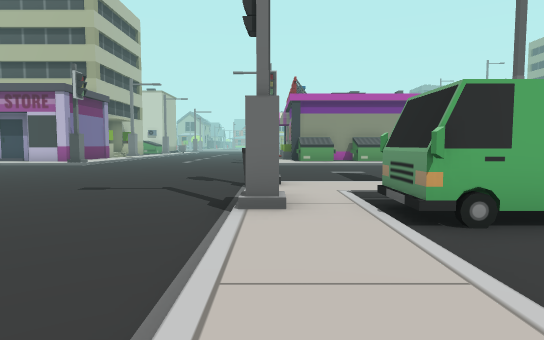
[1] (above)

19 first-person views from a walk through a scene from a Unity 3-D project. The camera is 1.4 m above the floor, tilts 4° down and sees 75° across. The floor is counted in squares, 2 m on a side. Each view is taken from the middle of a square. On the plan, view 1 faces up. The plan holds only what a view shows up to about 11 squares ahead; the rest is blank. The place goes on beyond the plan.

[2]
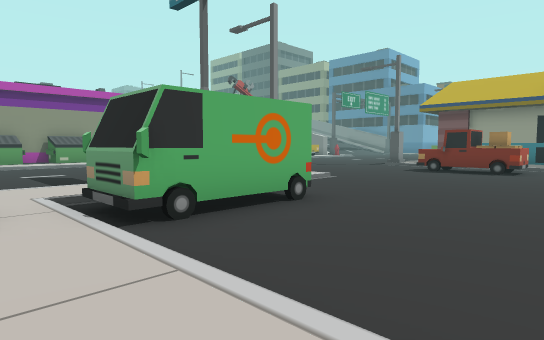

[3]
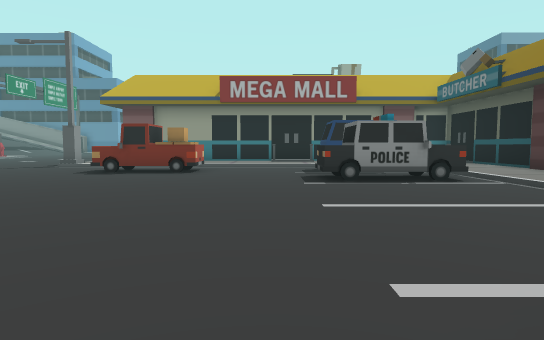

[4]
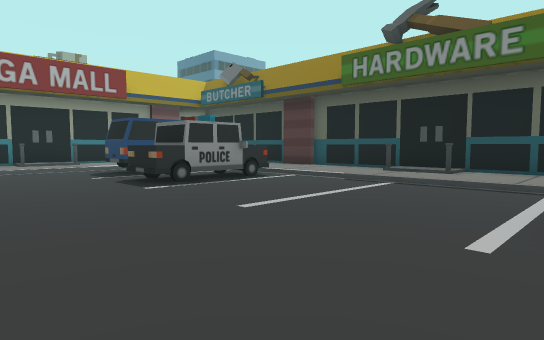

[5]
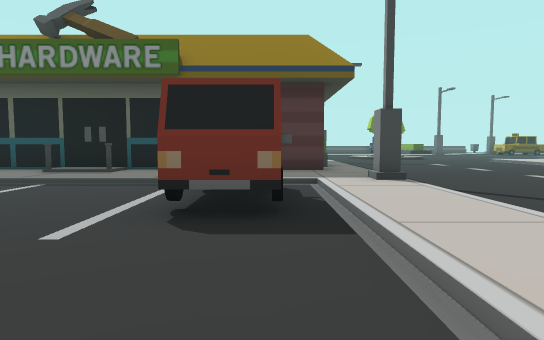

[6]
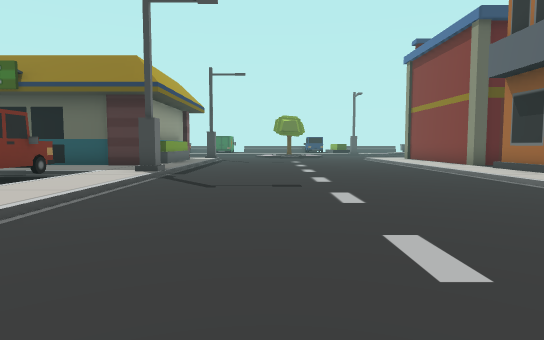

[7]
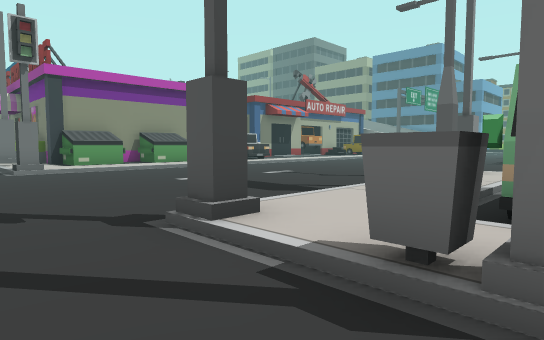

[8]
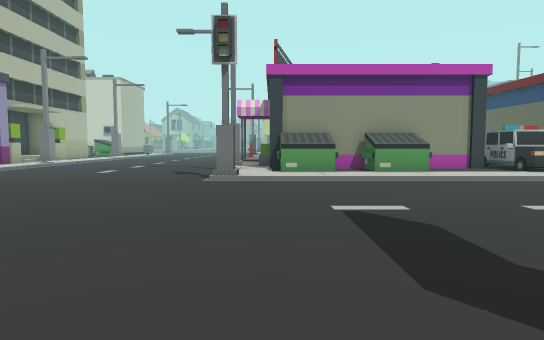

[9]
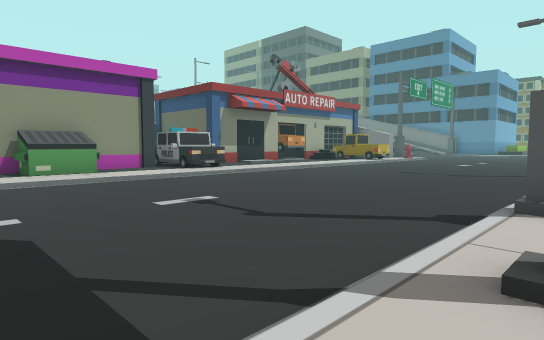

[10]
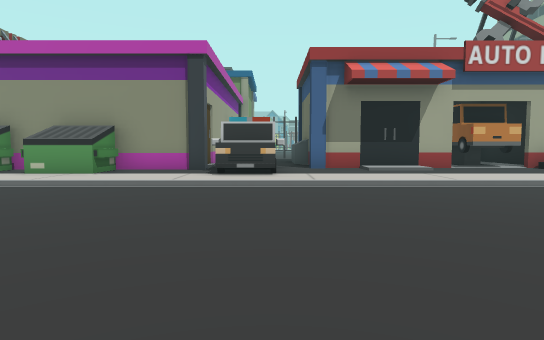

[11]
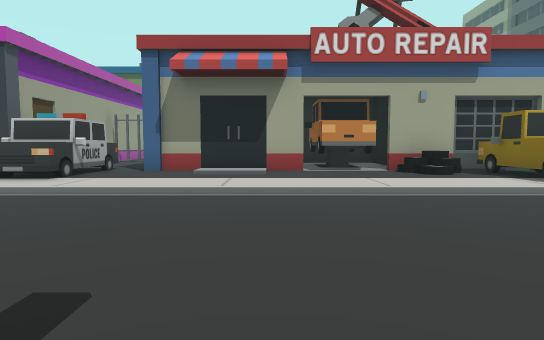

[12]
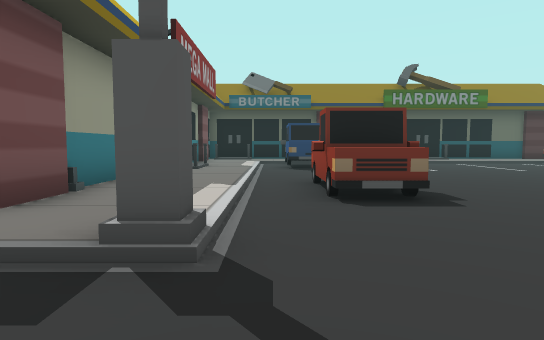

[13]
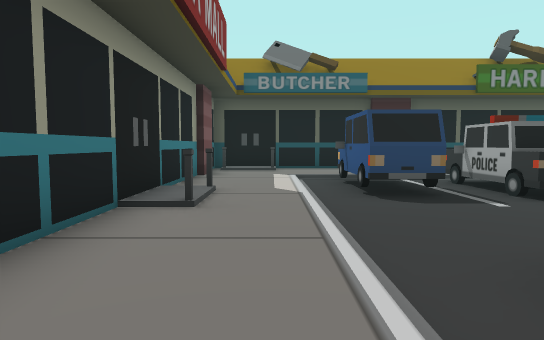

[14]
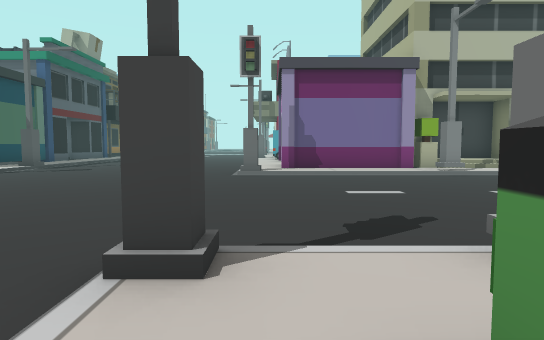

[15]
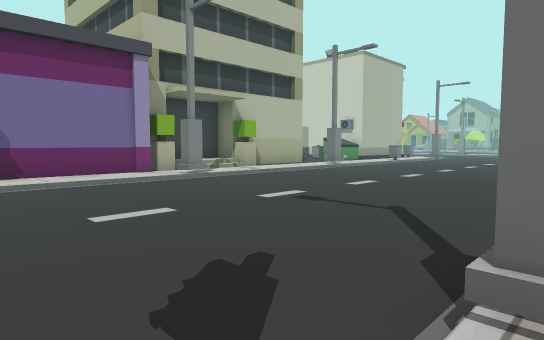

[16]
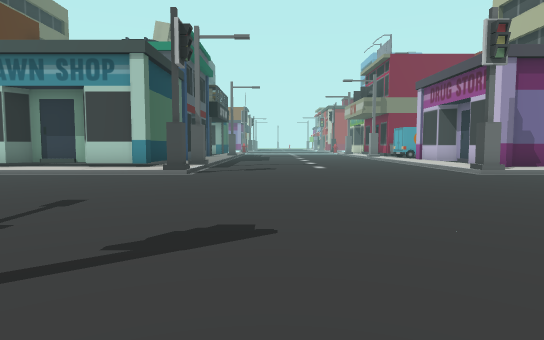

[17]
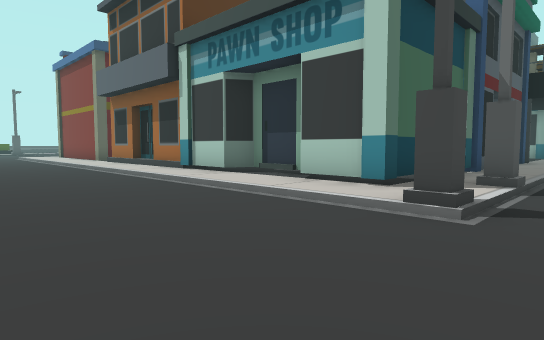

[18]
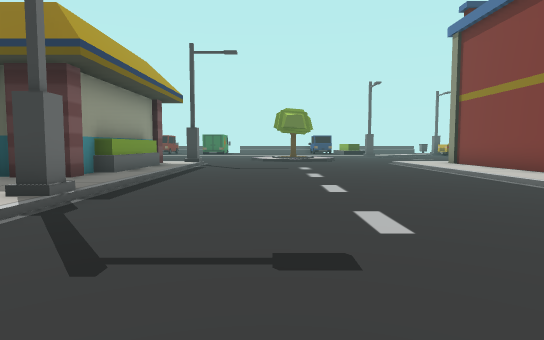

[19]
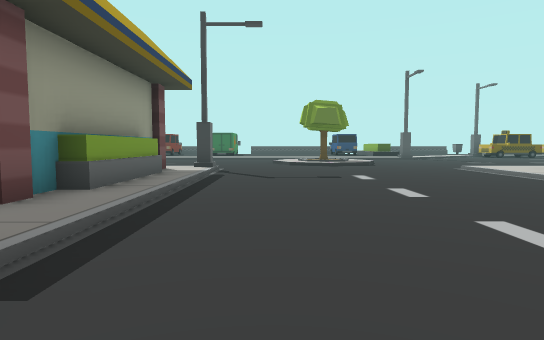

### Floor plan
Key: @ floor where view 1 was taken; # wall or solid block; . main floor; : floor 0.25 m higher than the main floor; / step, stairs or slope; B building; O other object.
Columns run from 10 left of view 1 to 17 right of it. Each row starts with its distance up from view 1.
 25     .....  B
 24    ......  B
 23  B ......
 22  //......
 21  //.......
 20 #B/....... B            B #
 19 ##:....... B     # :#   BB#
 18  #:.......       # O#   BB##
 17  #:.......########OO#: /:BO#
 16  #:.......:OOOOO::OO::::::/:
 15 :::.......::::::::OO::::::/:
 14 //O.......O/////////////////
 13 ...........................
 12 ...........................
 11 ..........................
 10 .........................
  9 ..........................
  8 ..........................
  7 //O.......O//////#......#/
  6 :::.......:/::#:::......:::
  5 ##:.......O/O.O.........::#
  4 ##:.......#/O #......OO.::#
  3 #::.......:/.........OO.::#
  2 #::.......:/.........OO.::#
  1 ##:.......:/............::#
  0  #:.......@/............:##
 -1  #:.......:/.......OO...:##
 -2  #:.......:/OO.....OO.O.::#
 -3  //.......:/O .....OOOO.::#
 -4  #:.......#/O .....OO.O.::#
 -5  #:.......::::::::::::::::#
 -6  ::.......::::::##::::::###
 -7 ##:.......:###############
 -8  #:.......:#
 -9  #:.......:#
-10  #:.......:#
-11  #:.......:#
-12   :.......:#

Positions as (right, up) in squares from view 1, and headings:
1: (0, 0), facing up
2: (0, 0), facing up-right
3: (2, 0), facing right
4: (3, 2), facing down-right
5: (2, 2), facing down
6: (-3, 4), facing down
7: (-2, 4), facing up-right
8: (1, 6), facing up
9: (2, 6), facing up-right
10: (9, 8), facing up
11: (13, 9), facing up
12: (13, 9), facing down
13: (14, 4), facing down
14: (2, 15), facing left
15: (0, 15), facing up-left
16: (1, 9), facing left
17: (-4, 8), facing down-left
18: (-3, 0), facing down
19: (-2, -3), facing down
